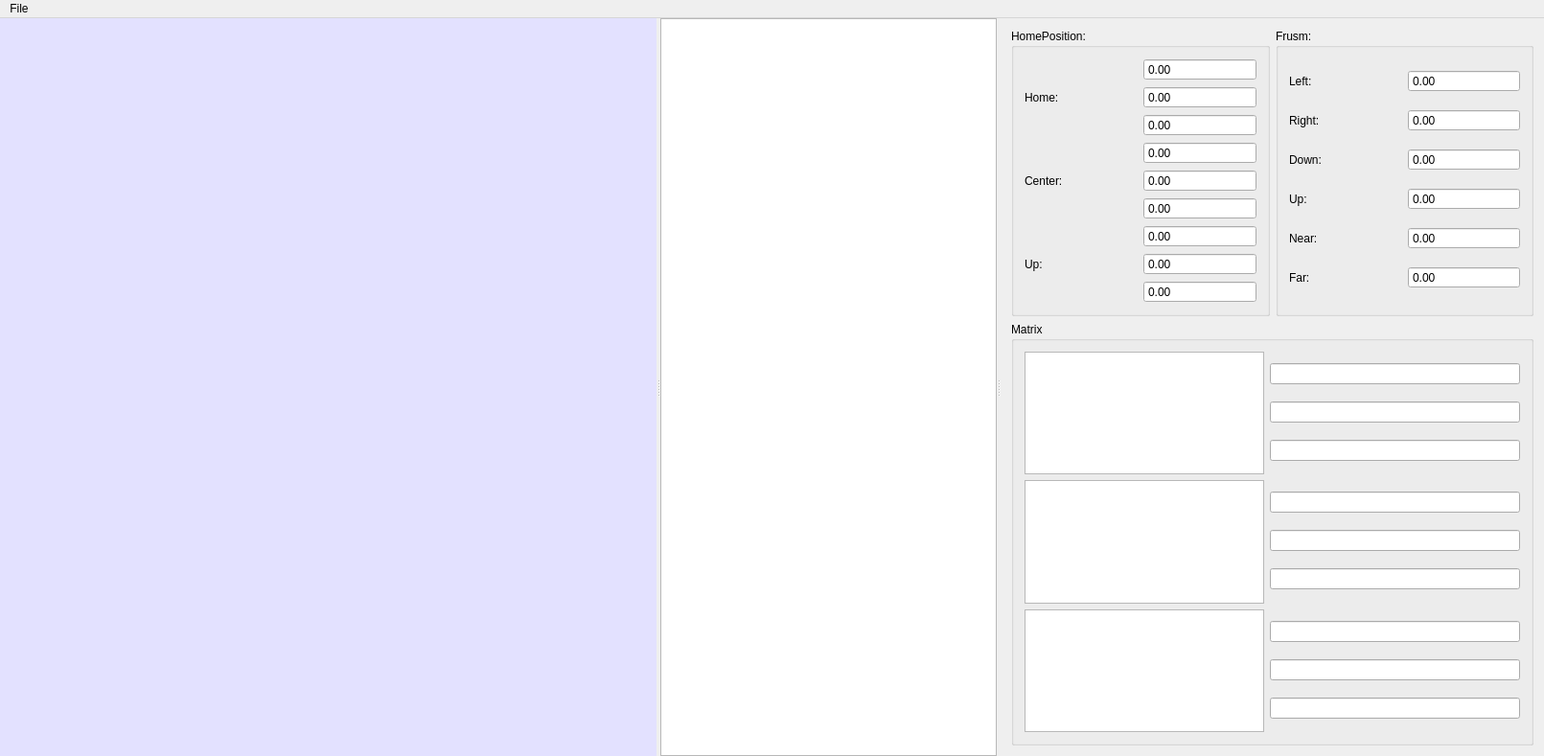
<?xml version="1.0" encoding="UTF-8"?>
<ui version="4.0">
 <class>model_changeClass</class>
 <widget class="QMainWindow" name="model_changeClass">
  <property name="geometry">
   <rect>
    <x>0</x>
    <y>0</y>
    <width>1611</width>
    <height>789</height>
   </rect>
  </property>
  <property name="minimumSize">
   <size>
    <width>0</width>
    <height>0</height>
   </size>
  </property>
  <property name="maximumSize">
   <size>
    <width>16777215</width>
    <height>16777215</height>
   </size>
  </property>
  <property name="windowTitle">
   <string>model_change</string>
  </property>
  <widget class="QWidget" name="centralWidget">
   <property name="minimumSize">
    <size>
     <width>0</width>
     <height>0</height>
    </size>
   </property>
   <property name="maximumSize">
    <size>
     <width>1700</width>
     <height>16777215</height>
    </size>
   </property>
   <layout class="QGridLayout" name="gridLayout">
    <property name="leftMargin">
     <number>0</number>
    </property>
    <property name="topMargin">
     <number>0</number>
    </property>
    <property name="rightMargin">
     <number>0</number>
    </property>
    <property name="bottomMargin">
     <number>0</number>
    </property>
    <property name="spacing">
     <number>0</number>
    </property>
    <item row="0" column="0">
     <widget class="QSplitter" name="splitter">
      <property name="orientation">
       <enum>Qt::Horizontal</enum>
      </property>
      <widget class="QWidget" name="renderwt" native="true">
       <property name="minimumSize">
        <size>
         <width>500</width>
         <height>0</height>
        </size>
       </property>
       <property name="maximumSize">
        <size>
         <width>16777215</width>
         <height>16777215</height>
        </size>
       </property>
       <property name="styleSheet">
        <string notr="true">background-color: rgb(227, 225, 255);</string>
       </property>
      </widget>
      <widget class="QWidget" name="nodewt" native="true">
       <property name="minimumSize">
        <size>
         <width>300</width>
         <height>0</height>
        </size>
       </property>
       <property name="maximumSize">
        <size>
         <width>1688000</width>
         <height>16777215</height>
        </size>
       </property>
       <layout class="QGridLayout" name="gridLayout_2">
        <property name="leftMargin">
         <number>0</number>
        </property>
        <property name="topMargin">
         <number>0</number>
        </property>
        <property name="rightMargin">
         <number>0</number>
        </property>
        <property name="bottomMargin">
         <number>0</number>
        </property>
        <property name="spacing">
         <number>0</number>
        </property>
        <item row="0" column="0">
         <widget class="QTreeView" name="treeView"/>
        </item>
       </layout>
      </widget>
      <widget class="QWidget" name="editzone" native="true">
       <property name="sizePolicy">
        <sizepolicy hsizetype="Expanding" vsizetype="Expanding">
         <horstretch>0</horstretch>
         <verstretch>0</verstretch>
        </sizepolicy>
       </property>
       <property name="minimumSize">
        <size>
         <width>300</width>
         <height>0</height>
        </size>
       </property>
       <property name="maximumSize">
        <size>
         <width>1677777</width>
         <height>16777215</height>
        </size>
       </property>
       <layout class="QGridLayout" name="gridLayout_6">
        <item row="0" column="0">
         <widget class="QGroupBox" name="groupBox">
          <property name="title">
           <string>HomePosition:</string>
          </property>
          <layout class="QGridLayout" name="gridLayout_3">
           <item row="0" column="0">
            <widget class="QLabel" name="label">
             <property name="text">
              <string>Home:</string>
             </property>
            </widget>
           </item>
           <item row="0" column="1">
            <layout class="QVBoxLayout" name="verticalLayout">
             <item>
              <widget class="QDoubleSpinBox" name="doubleSpinBox">
               <property name="buttonSymbols">
                <enum>QAbstractSpinBox::NoButtons</enum>
               </property>
               <property name="minimum">
                <double>-100000000000000000.000000000000000</double>
               </property>
               <property name="maximum">
                <double>100000000000000.000000000000000</double>
               </property>
              </widget>
             </item>
             <item>
              <widget class="QDoubleSpinBox" name="doubleSpinBox_2">
               <property name="buttonSymbols">
                <enum>QAbstractSpinBox::NoButtons</enum>
               </property>
               <property name="minimum">
                <double>-100000000000000000.000000000000000</double>
               </property>
               <property name="maximum">
                <double>100000000000000.000000000000000</double>
               </property>
              </widget>
             </item>
             <item>
              <widget class="QDoubleSpinBox" name="doubleSpinBox_3">
               <property name="buttonSymbols">
                <enum>QAbstractSpinBox::NoButtons</enum>
               </property>
               <property name="minimum">
                <double>-100000000000000000.000000000000000</double>
               </property>
               <property name="maximum">
                <double>100000000000000.000000000000000</double>
               </property>
              </widget>
             </item>
            </layout>
           </item>
           <item row="1" column="0">
            <widget class="QLabel" name="label_2">
             <property name="text">
              <string>Center:</string>
             </property>
            </widget>
           </item>
           <item row="1" column="1">
            <layout class="QVBoxLayout" name="verticalLayout_2">
             <item>
              <widget class="QDoubleSpinBox" name="doubleSpinBox_4">
               <property name="buttonSymbols">
                <enum>QAbstractSpinBox::NoButtons</enum>
               </property>
               <property name="minimum">
                <double>-100000000000000000.000000000000000</double>
               </property>
               <property name="maximum">
                <double>100000000000000.000000000000000</double>
               </property>
              </widget>
             </item>
             <item>
              <widget class="QDoubleSpinBox" name="doubleSpinBox_5">
               <property name="buttonSymbols">
                <enum>QAbstractSpinBox::NoButtons</enum>
               </property>
               <property name="minimum">
                <double>-100000000000000000.000000000000000</double>
               </property>
               <property name="maximum">
                <double>100000000000000.000000000000000</double>
               </property>
              </widget>
             </item>
             <item>
              <widget class="QDoubleSpinBox" name="doubleSpinBox_6">
               <property name="buttonSymbols">
                <enum>QAbstractSpinBox::NoButtons</enum>
               </property>
               <property name="minimum">
                <double>-100000000000000000.000000000000000</double>
               </property>
               <property name="maximum">
                <double>100000000000000.000000000000000</double>
               </property>
              </widget>
             </item>
            </layout>
           </item>
           <item row="2" column="0">
            <widget class="QLabel" name="label_3">
             <property name="text">
              <string>Up:</string>
             </property>
            </widget>
           </item>
           <item row="2" column="1">
            <layout class="QVBoxLayout" name="verticalLayout_3">
             <item>
              <widget class="QDoubleSpinBox" name="doubleSpinBox_7">
               <property name="buttonSymbols">
                <enum>QAbstractSpinBox::NoButtons</enum>
               </property>
               <property name="minimum">
                <double>-100000000000000000.000000000000000</double>
               </property>
               <property name="maximum">
                <double>100000000000000.000000000000000</double>
               </property>
              </widget>
             </item>
             <item>
              <widget class="QDoubleSpinBox" name="doubleSpinBox_8">
               <property name="buttonSymbols">
                <enum>QAbstractSpinBox::NoButtons</enum>
               </property>
               <property name="minimum">
                <double>-100000000000000000.000000000000000</double>
               </property>
               <property name="maximum">
                <double>100000000000000.000000000000000</double>
               </property>
              </widget>
             </item>
             <item>
              <widget class="QDoubleSpinBox" name="doubleSpinBox_9">
               <property name="buttonSymbols">
                <enum>QAbstractSpinBox::NoButtons</enum>
               </property>
               <property name="minimum">
                <double>-100000000000000000.000000000000000</double>
               </property>
               <property name="maximum">
                <double>100000000000000.000000000000000</double>
               </property>
              </widget>
             </item>
            </layout>
           </item>
          </layout>
         </widget>
        </item>
        <item row="0" column="1">
         <widget class="QGroupBox" name="groupBox_2">
          <property name="title">
           <string>Frusm:</string>
          </property>
          <layout class="QGridLayout" name="gridLayout_4">
           <item row="0" column="0">
            <widget class="QLabel" name="label_4">
             <property name="text">
              <string>Left:</string>
             </property>
            </widget>
           </item>
           <item row="0" column="1">
            <widget class="QDoubleSpinBox" name="left">
             <property name="buttonSymbols">
              <enum>QAbstractSpinBox::NoButtons</enum>
             </property>
             <property name="minimum">
              <double>-100000000000000000.000000000000000</double>
             </property>
             <property name="maximum">
              <double>100000000000000.000000000000000</double>
             </property>
            </widget>
           </item>
           <item row="1" column="0">
            <widget class="QLabel" name="label_5">
             <property name="text">
              <string>Right:</string>
             </property>
            </widget>
           </item>
           <item row="1" column="1">
            <widget class="QDoubleSpinBox" name="right">
             <property name="buttonSymbols">
              <enum>QAbstractSpinBox::NoButtons</enum>
             </property>
             <property name="minimum">
              <double>-100000000000000000.000000000000000</double>
             </property>
             <property name="maximum">
              <double>100000000000000.000000000000000</double>
             </property>
            </widget>
           </item>
           <item row="2" column="0">
            <widget class="QLabel" name="label_6">
             <property name="text">
              <string>Down:</string>
             </property>
            </widget>
           </item>
           <item row="2" column="1">
            <widget class="QDoubleSpinBox" name="down">
             <property name="buttonSymbols">
              <enum>QAbstractSpinBox::NoButtons</enum>
             </property>
             <property name="minimum">
              <double>-100000000000000000.000000000000000</double>
             </property>
             <property name="maximum">
              <double>100000000000000.000000000000000</double>
             </property>
            </widget>
           </item>
           <item row="3" column="0">
            <widget class="QLabel" name="label_7">
             <property name="text">
              <string>Up:</string>
             </property>
            </widget>
           </item>
           <item row="3" column="1">
            <widget class="QDoubleSpinBox" name="up">
             <property name="buttonSymbols">
              <enum>QAbstractSpinBox::NoButtons</enum>
             </property>
             <property name="minimum">
              <double>-100000000000000000.000000000000000</double>
             </property>
             <property name="maximum">
              <double>100000000000000.000000000000000</double>
             </property>
            </widget>
           </item>
           <item row="4" column="0">
            <widget class="QLabel" name="label_8">
             <property name="text">
              <string>Near:</string>
             </property>
            </widget>
           </item>
           <item row="4" column="1">
            <widget class="QDoubleSpinBox" name="nearval">
             <property name="buttonSymbols">
              <enum>QAbstractSpinBox::NoButtons</enum>
             </property>
             <property name="minimum">
              <double>-100000000000000000.000000000000000</double>
             </property>
             <property name="maximum">
              <double>100000000000000.000000000000000</double>
             </property>
            </widget>
           </item>
           <item row="5" column="0">
            <widget class="QLabel" name="label_9">
             <property name="text">
              <string>Far:</string>
             </property>
            </widget>
           </item>
           <item row="5" column="1">
            <widget class="QDoubleSpinBox" name="farval">
             <property name="buttonSymbols">
              <enum>QAbstractSpinBox::NoButtons</enum>
             </property>
             <property name="minimum">
              <double>-100000000000000000.000000000000000</double>
             </property>
             <property name="maximum">
              <double>100000000000000.000000000000000</double>
             </property>
            </widget>
           </item>
          </layout>
         </widget>
        </item>
        <item row="1" column="0" colspan="2">
         <widget class="QGroupBox" name="groupBox_3">
          <property name="title">
           <string>Matrix</string>
          </property>
          <layout class="QGridLayout" name="gridLayout_5">
           <item row="0" column="0">
            <layout class="QHBoxLayout" name="horizontalLayout">
             <item>
              <widget class="QTextEdit" name="textEdit_1">
               <property name="maximumSize">
                <size>
                 <width>250</width>
                 <height>16777215</height>
                </size>
               </property>
              </widget>
             </item>
             <item>
              <layout class="QVBoxLayout" name="verticalLayout_4">
               <item>
                <widget class="QLineEdit" name="lineEdit"/>
               </item>
               <item>
                <widget class="QLineEdit" name="lineEdit_2"/>
               </item>
               <item>
                <widget class="QLineEdit" name="lineEdit_3"/>
               </item>
              </layout>
             </item>
            </layout>
           </item>
           <item row="1" column="0">
            <layout class="QHBoxLayout" name="horizontalLayout_3">
             <item>
              <widget class="QTextEdit" name="textEdit_3">
               <property name="maximumSize">
                <size>
                 <width>250</width>
                 <height>16777215</height>
                </size>
               </property>
              </widget>
             </item>
             <item>
              <layout class="QVBoxLayout" name="verticalLayout_6">
               <item>
                <widget class="QLineEdit" name="lineEdit_4"/>
               </item>
               <item>
                <widget class="QLineEdit" name="lineEdit_5"/>
               </item>
               <item>
                <widget class="QLineEdit" name="lineEdit_6"/>
               </item>
              </layout>
             </item>
            </layout>
           </item>
           <item row="2" column="0">
            <layout class="QHBoxLayout" name="horizontalLayout_2">
             <item>
              <widget class="QTextEdit" name="textEdit_4">
               <property name="maximumSize">
                <size>
                 <width>250</width>
                 <height>16777215</height>
                </size>
               </property>
              </widget>
             </item>
             <item>
              <layout class="QVBoxLayout" name="verticalLayout_5">
               <item>
                <widget class="QLineEdit" name="lineEdit_7"/>
               </item>
               <item>
                <widget class="QLineEdit" name="lineEdit_8"/>
               </item>
               <item>
                <widget class="QLineEdit" name="lineEdit_9"/>
               </item>
              </layout>
             </item>
            </layout>
           </item>
          </layout>
         </widget>
        </item>
       </layout>
      </widget>
     </widget>
    </item>
   </layout>
  </widget>
  <widget class="QMenuBar" name="menuBar">
   <property name="geometry">
    <rect>
     <x>0</x>
     <y>0</y>
     <width>1611</width>
     <height>23</height>
    </rect>
   </property>
   <widget class="QMenu" name="menuFile">
    <property name="title">
     <string>File</string>
    </property>
    <addaction name="actionAdd_Model"/>
   </widget>
   <addaction name="menuFile"/>
  </widget>
  <action name="actionAdd_Model">
   <property name="text">
    <string>Add Model</string>
   </property>
  </action>
 </widget>
 <layoutdefault spacing="6" margin="11"/>
 <resources>
  <include location="model_change.qrc"/>
 </resources>
 <connections/>
</ui>
